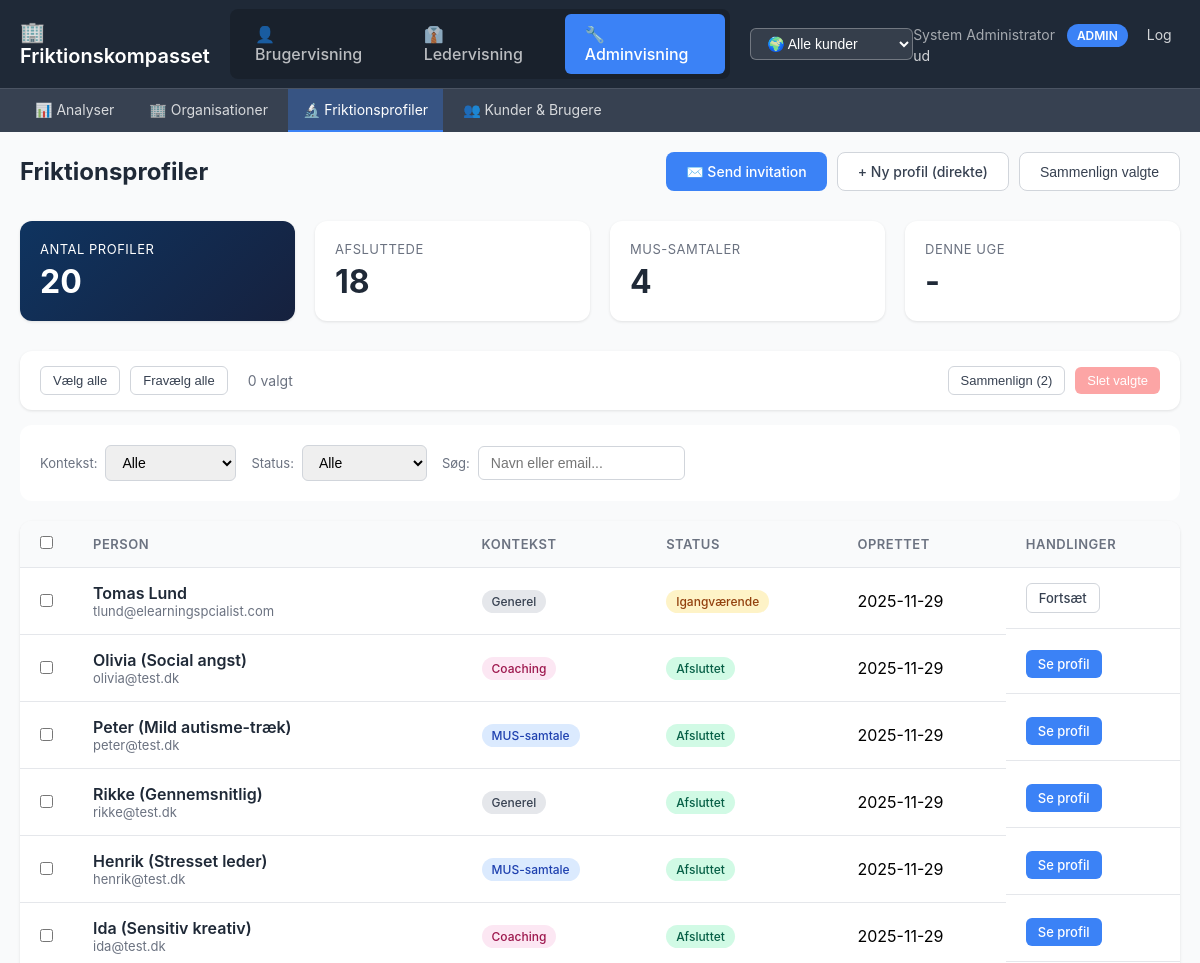
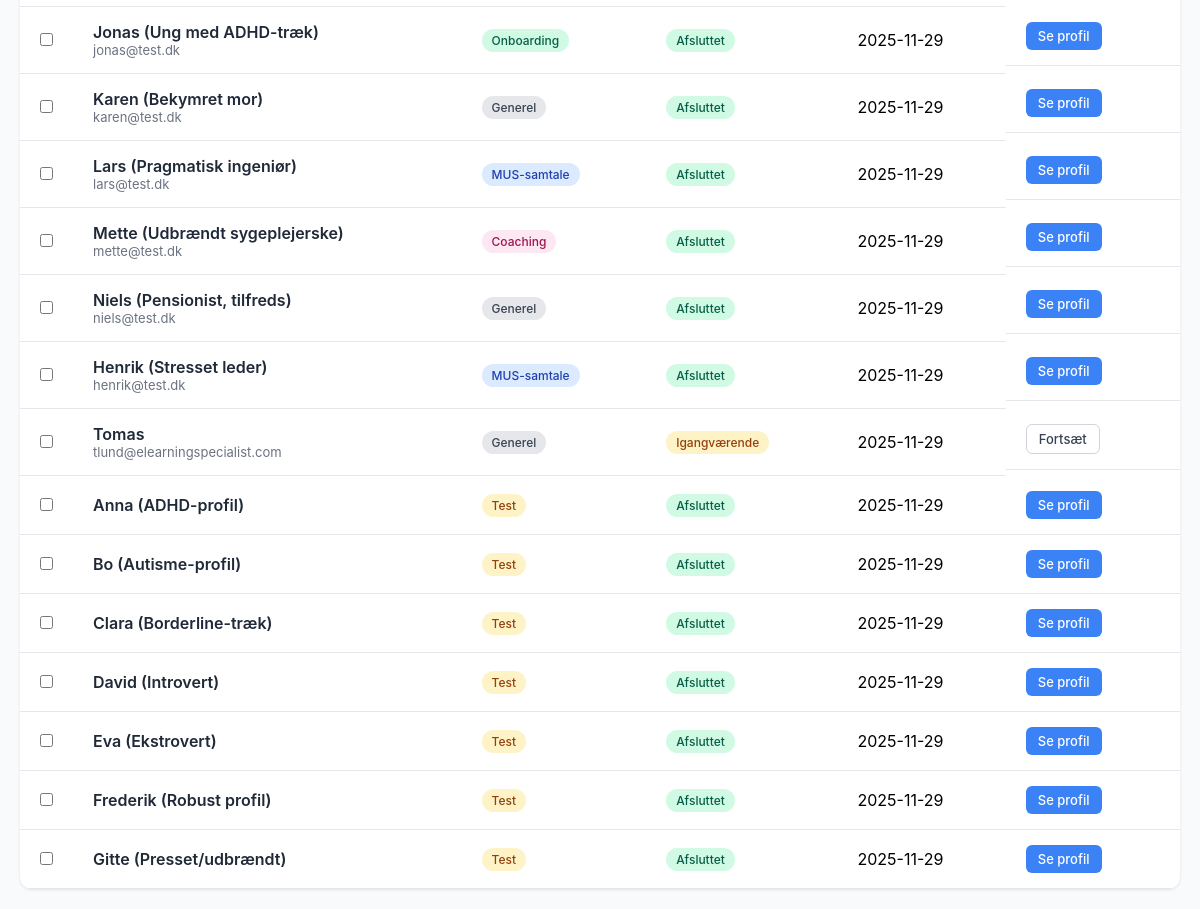
The app's page /admin/profiler (signed in) with its own data (2 pictures, top to bottom).
### tables this page shows
CREATE TABLE profil_sessions (
                id TEXT PRIMARY KEY,
                person_name TEXT,
                person_email TEXT,
                context TEXT DEFAULT 'general',

                -- Valgfri kobling til organisation
                customer_id TEXT,
                unit_id TEXT,

                -- Metadata
                is_complete INTEGER DEFAULT 0,
                created_at TIMESTAMP DEFAULT CURRENT_TIMESTAMP,
                completed_at TIMESTAMP,

                FOREIGN KEY (customer_id) REFERENCES customers(id),
                FOREIGN KEY (unit_id) REFERENCES organizational_units(id)
            );

### admin_app.py (the view)
@app.route('/admin/profiler')
@login_required
def profil_admin_list():
    user = session['user']
    customer_id = None
    if user['role'] != 'admin':
        customer_id = user.get('customer_id')
    sessions = list_profil_sessions(customer_id=customer_id, include_incomplete=True)
    return render_template('profil/admin_list.html', sessions=sessions)

### admin_app.py (called while the page is built)
def login_required(f):
    @wraps(f)
    def decorated_function(*args, **kwargs):
        if 'user' not in session:
            flash('Du skal være logget ind for at se denne side', 'error')
            return redirect(url_for('login'))
        return f(*args, **kwargs)
    return decorated_function

### db_hierarchical.py (called while the page is built)
@contextmanager
def get_db():
    conn = sqlite3.connect(DB_PATH, timeout=30.0)
    conn.row_factory = sqlite3.Row
    conn.execute("PRAGMA journal_mode=WAL")
    try:
        yield conn
        conn.commit()
    finally:
        conn.close()

### db_profil.py (called while the page is built)
@contextmanager
def get_db():
    conn = sqlite3.connect(DB_PATH, timeout=30.0)
    conn.row_factory = sqlite3.Row
    conn.execute("PRAGMA journal_mode=WAL")
    try:
        yield conn
        conn.commit()
    finally:
        conn.close()

def list_sessions(
    customer_id: Optional[str] = None,
    include_incomplete: bool = False
) -> List[Dict]:
    with get_db() as conn:
        query = "SELECT * FROM profil_sessions WHERE 1=1"
        params = []
        if customer_id:
            query += " AND customer_id = ?"
            params.append(customer_id)
        if not include_incomplete:
            query += " AND is_complete = 1"
        query += " ORDER BY created_at DESC"
        rows = conn.execute(query, params).fetchall()
        return [dict(row) for row in rows]

### templates/profil/admin_list.html (shortened to what this page needs)
{% extends "admin/layout.html" %}
{% block content %}
<div class="page-header">
    <h1>Friktionsprofiler</h1>
    <div class="header-actions">
        <a href="/admin/profil/invite" class="btn btn-primary">
            ✉️ Send invitation
        </a>
        <a href="/profil/start" class="btn btn-secondary" target="_blank">
            + Ny profil (direkte)
        </a>
        <button class="btn btn-secondary" onclick="startCompare()">
            Sammenlign valgte
        </button>
    </div>
</div>
<div class="stats-grid">
    <div class="stat-card highlight">
        <div class="label">Antal profiler</div>
        <div class="value">{{ sessions|length }}</div>
    </div>
    <div class="stat-card">
        <div class="label">Afsluttede</div>
        <div class="value">{{ sessions|selectattr('is_complete', 'equalto', 1)|list|length }}</div>
    </div>
    <div class="stat-card">
        <div class="label">MUS-samtaler</div>
        <div class="value">{{ sessions|selectattr('context', 'equalto', 'mus')|list|length }}</div>
    </div>
    <div class="stat-card">
        <div class="label">Denne uge</div>
        <div class="value">-</div>
    </div>
</div>
<div class="batch-toolbar">
    <div class="batch-left">
        <button class="btn btn-secondary btn-small" onclick="selectAll()">Vælg alle</button>
        <button class="btn btn-secondary btn-small" onclick="clearSelection()">Fravælg alle</button>
        <span class="selected-info" id="selectedInfo">0 valgt</span>
    </div>
    <div class="batch-right">
        <button class="btn btn-secondary btn-small" onclick="compareSelected()" id="compareBtnTop" disabled>
            Sammenlign (2)
        </button>
        <button class="btn btn-danger btn-small" onclick="deleteSelected()" id="deleteBtnTop" disabled>
            Slet valgte
        </button>
    </div>
</div>
<div class="filters">
    <div class="filter-group">
        <label>Kontekst:</label>
        <select id="filterContext">
            <option value="">Alle</option>
        </select>
    </div>
    <div class="filter-group">
        <label>Status:</label>
        <select id="filterStatus">
            <option value="">Alle</option>
        </select>
    </div>
    <div class="filter-group">
        <label>Søg:</label>
        <input type="text" id="searchInput" placeholder="Navn eller email...">
    </div>
</div>
<div class="profiles-table">
    {% if sessions %}
    <table id="profilesTable">
        <thead>
            <tr>
                <th style="width: 40px;"><input type="checkbox" id="selectAll"></th>
                <th>Person</th>
                <th>Kontekst</th>
                <th>Status</th>
                <th>Oprettet</th>
                <th>Handlinger</th>
            </tr>
        </thead>
        <tbody>
            {% for s in sessions %}
            <tr data-id="{{ s.id }}" data-context="{{ s.context }}" data-status="{{ 'complete' if s.is_complete else 'incomplete' }}" data-name="{{ s.person_name or '' }}">
                <td><input type="checkbox" class="profile-select" value="{{ s.id }}" data-name="{{ s.person_name or 'Unavngivet' }}"></td>
                <td>
                    <div class="profile-name">{{ s.person_name or 'Unavngivet' }}</div>
                    {% if s.person_email %}
                    <div class="profile-email">{{ s.person_email }}</div>
                    {% endif %}
                </td>
                <td>
                    <span class="context-badge context-{{ s.context or 'general' }}">
                        {% if s.context == 'mus' %}MUS-samtale
                        {% elif s.context == 'coaching' %}Coaching
                        {% elif s.context == 'konflikt' %}Konflikt
                        {% elif s.context == 'onboarding' %}Onboarding
                        {% elif s.context == 'test' %}Test
                        {% else %}Generel{% endif %}
                    </span>
                </td>
                <td>
                    <span class="status-badge status-{{ 'complete' if s.is_complete else 'incomplete' }}">
                        {{ 'Afsluttet' if s.is_complete else 'Igangværende' }}
                    </span>
                </td>
                <td>{{ s.created_at[:10] if s.created_at else '-' }}</td>
                <td class="actions-cell">
                    {% if s.is_complete %}
                    <a href="/profil/{{ s.id }}/report" class="btn btn-primary btn-small" target="_blank">
                        Se profil
                    </a>
                    {% else %}
                    <a href="/profil/{{ s.id }}" class="btn btn-secondary btn-small" target="_blank">
                        Fortsæt
                    </a>
                    {% endif %}
                </td>
            </tr>
            {% endfor %}
        </tbody>
    </table>
    {% endif %}
</div>
{% endblock %}

### templates/admin/layout.html (style rules this page uses)
* { margin: 0; padding: 0; box-sizing: border-box; }
body { font-family: -apple-system, BlinkMacSystemFont, 'Segoe UI', Arial, sans-serif; background: #f9fafb; }

### templates/profil/admin_list.html (style rules this page uses)
.page-header { display: flex; justify-content: space-between; align-items: center; margin-bottom: 30px; }
.page-header h1 { font-size: 24px; color: #1f2937; }
.header-actions { display: flex; gap: 10px; }
.btn { padding: 10px 20px; border-radius: 8px; font-weight: 500; text-decoration: none; display: inline-flex; align-items: center; gap: 8px; transition: all 0.2s; border: none; cursor: pointer; font-size: 14px; }
.btn-primary { background: #3b82f6; color: white; }
.btn-secondary { background: white; color: #374151; border: 1px solid #d1d5db; }
.btn-danger { background: #ef4444; color: white; }
.btn-danger:disabled { background: #fca5a5; cursor: not-allowed; }
.batch-toolbar { background: white; padding: 15px 20px; border-radius: 12px; margin-bottom: 15px; display: flex; justify-content: space-between; align-items: center; box-shadow: 0 1px 3px rgba(0,0,0,0.1); }
.batch-left, .batch-right { display: flex; align-items: center; gap: 10px; }
.selected-info { font-size: 14px; color: #6b7280; margin-left: 10px; }
.stats-grid { display: grid; grid-template-columns: repeat(auto-fit, minmax(200px, 1fr)); gap: 20px; margin-bottom: 30px; }
.stat-card { background: white; padding: 20px; border-radius: 12px; box-shadow: 0 1px 3px rgba(0,0,0,0.1); }
.stat-card .label { font-size: 13px; color: #6b7280; text-transform: uppercase; letter-spacing: 0.5px; }
.stat-card .value { font-size: 32px; font-weight: 700; color: #1f2937; margin-top: 5px; }
.stat-card.highlight { background: linear-gradient(135deg, #0f3460 0%, #16213e 100%); }
.stat-card.highlight .label, .stat-card.highlight .value { color: white; }
.filters { background: white; padding: 20px; border-radius: 12px; margin-bottom: 20px; display: flex; gap: 15px; align-items: center; flex-wrap: wrap; }
.filter-group { display: flex; align-items: center; gap: 8px; }
.filter-group label { font-size: 13px; color: #6b7280; }
.filter-group select, .filter-group input { padding: 8px 12px; border: 1px solid #d1d5db; border-radius: 6px; font-size: 14px; }
.profiles-table { background: white; border-radius: 12px; box-shadow: 0 1px 3px rgba(0,0,0,0.1); overflow: hidden; }
table { width: 100%; border-collapse: collapse; }
th, td { padding: 15px 20px; text-align: left; border-bottom: 1px solid #e5e7eb; }
th { background: #f9fafb; font-weight: 600; font-size: 13px; color: #6b7280; text-transform: uppercase; letter-spacing: 0.5px; }
.profile-name { font-weight: 600; color: #1f2937; }
.profile-email { font-size: 13px; color: #6b7280; }
.context-badge { display: inline-block; padding: 4px 10px; border-radius: 12px; font-size: 12px; font-weight: 500; }
.context-general { background: #e5e7eb; color: #374151; }
.context-mus { background: #dbeafe; color: #1e40af; }
.context-coaching { background: #fce7f3; color: #9d174d; }
.context-onboarding { background: #d1fae5; color: #065f46; }
.context-test { background: #fef3c7; color: #92400e; }
.status-badge { display: inline-block; padding: 4px 10px; border-radius: 12px; font-size: 12px; font-weight: 500; }
.status-complete { background: #d1fae5; color: #065f46; }
.status-incomplete { background: #fef3c7; color: #92400e; }
.actions-cell { display: flex; gap: 8px; }
.btn-small { padding: 6px 12px; font-size: 13px; border-radius: 6px; }

### records on screen
profil_sessions: person_name "Tomas Lund", person_email "tlund@elearningspcialist.com", context "Generel", is_complete "Igangværende", created_at "2025-11-29"
profil_sessions: person_name "Olivia (Social angst)", person_email "olivia@test.dk", context "Coaching", is_complete "Afsluttet", created_at "2025-11-29"
profil_sessions: person_name "Peter (Mild autisme-træk)", person_email "peter@test.dk", context "MUS-samtale", is_complete "Afsluttet", created_at "2025-11-29"
profil_sessions: person_name "Rikke (Gennemsnitlig)", person_email "rikke@test.dk", context "Generel", is_complete "Afsluttet", created_at "2025-11-29"
profil_sessions: person_name "Henrik (Stresset leder)", person_email "henrik@test.dk", context "MUS-samtale", is_complete "Afsluttet", created_at "2025-11-29"
profil_sessions: person_name "Ida (Sensitiv kreativ)", person_email "ida@test.dk", context "Coaching", is_complete "Afsluttet", created_at "2025-11-29"
profil_sessions: person_name "Jonas (Ung med ADHD-træk)", person_email "jonas@test.dk", context "Onboarding", is_complete "Afsluttet", created_at "2025-11-29"
profil_sessions: person_name "Karen (Bekymret mor)", person_email "karen@test.dk", context "Generel", is_complete "Afsluttet", created_at "2025-11-29"
profil_sessions: person_name "Lars (Pragmatisk ingeniør)", person_email "lars@test.dk", context "MUS-samtale", is_complete "Afsluttet", created_at "2025-11-29"
profil_sessions: person_name "Mette (Udbrændt sygeplejerske)", person_email "mette@test.dk", context "Coaching", is_complete "Afsluttet", created_at "2025-11-29"
profil_sessions: person_name "Niels (Pensionist, tilfreds)", person_email "niels@test.dk", context "Generel", is_complete "Afsluttet", created_at "2025-11-29"
profil_sessions: person_name "Henrik (Stresset leder)", person_email "henrik@test.dk", context "MUS-samtale", is_complete "Afsluttet", created_at "2025-11-29"
profil_sessions: person_name "Tomas", person_email "tlund@elearningspecialist.com", context "Generel", is_complete "Igangværende", created_at "2025-11-29"
profil_sessions: person_name "Anna (ADHD-profil)", context "Test", is_complete "Afsluttet", created_at "2025-11-29"
profil_sessions: person_name "Bo (Autisme-profil)", context "Test", is_complete "Afsluttet", created_at "2025-11-29"
profil_sessions: person_name "Clara (Borderline-træk)", context "Test", is_complete "Afsluttet", created_at "2025-11-29"
profil_sessions: person_name "David (Introvert)", context "Test", is_complete "Afsluttet", created_at "2025-11-29"
profil_sessions: person_name "Eva (Ekstrovert)", context "Test", is_complete "Afsluttet", created_at "2025-11-29"
profil_sessions: person_name "Frederik (Robust profil)", context "Test", is_complete "Afsluttet", created_at "2025-11-29"
profil_sessions: person_name "Gitte (Presset/udbrændt)", context "Test", is_complete "Afsluttet", created_at "2025-11-29"

### other values on screen
{{ session.user.name }} "System Administrator"
{{ session.user.role|upper }} "ADMIN"
{{ sessions|length }} "20"
{{ sessions|selectattr('is_complete', 'equalto', 1)|list|length }} "18"
{{ sessions|selectattr('context', 'equalto', 'mus')|list|length }} "4"
